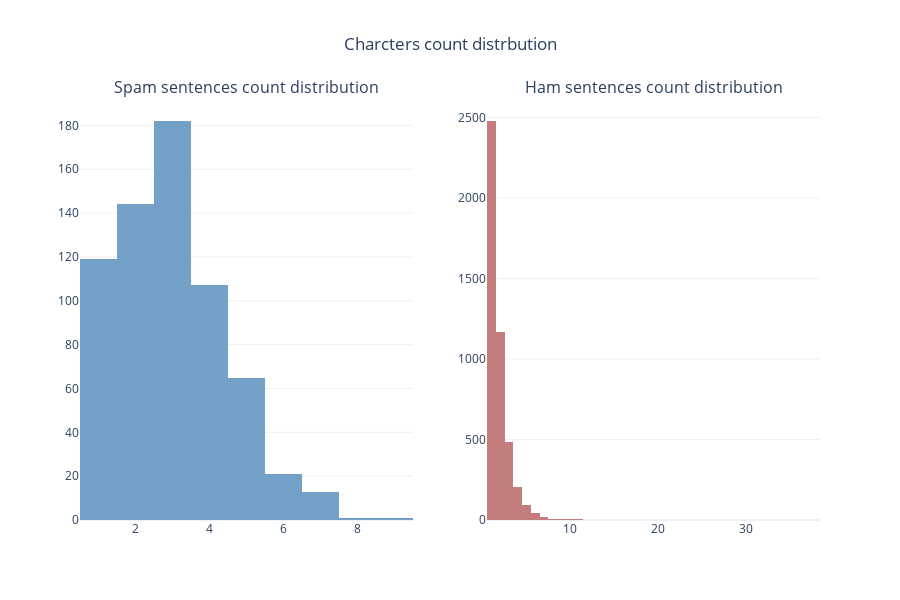

Here is the notebook cell this chart was saved with:
### Code cell
spam = emailSMSData.query("target=='spam'")['sentence_count'].reset_index()
ham = emailSMSData.query("target=='ham'")['sentence_count'].reset_index()

fig = make_subplots(rows=1, cols=2, subplot_titles=("Spam sentences count distribution", "Ham sentences count distribution"))
fig.add_trace(go.Histogram(x=spam['sentence_count'], marker_color='#73a1c7'),row=1, col=1)
fig.add_trace(go.Histogram(x=ham['sentence_count'], marker_color='#c47d7d' ),row=1, col=2)
fig.update_layout(height=600, title_text="Charcters count distrbution", title_x = 0.5, showlegend=False ,template='plotly_white')
fig.show()

### Figure 1 — Plotly figure (JSON) as saved in the notebook; plotly's stock layout.template omitted (floating-point values rounded to 4 significant figures; data arrays with more than 128 entries replaced by an {"elided": "..."} marker saying what was removed)
{"data": [{"marker": {"color": "#73a1c7"}, "type": "histogram", "x": {"elided": "653 int values"}, "xaxis": "x", "yaxis": "y"}, {"marker": {"color": "#c47d7d"}, "type": "histogram", "x": {"elided": "4516 int values"}, "xaxis": "x2", "yaxis": "y2"}], "layout": {"annotations": [{"font": {"size": 16}, "showarrow": false, "text": "Spam sentences count distribution", "x": 0.225, "xanchor": "center", "xref": "paper", "y": 1, "yanchor": "bottom", "yref": "paper"}, {"font": {"size": 16}, "showarrow": false, "text": "Ham sentences count distribution", "x": 0.775, "xanchor": "center", "xref": "paper", "y": 1, "yanchor": "bottom", "yref": "paper"}], "height": 600, "showlegend": false, "title": {"text": "Charcters count distrbution", "x": 0.5}, "xaxis": {"anchor": "y", "domain": [0, 0.45]}, "xaxis2": {"anchor": "y2", "domain": [0.55, 1]}, "yaxis": {"anchor": "x", "domain": [0, 1]}, "yaxis2": {"anchor": "x2", "domain": [0, 1]}}}
